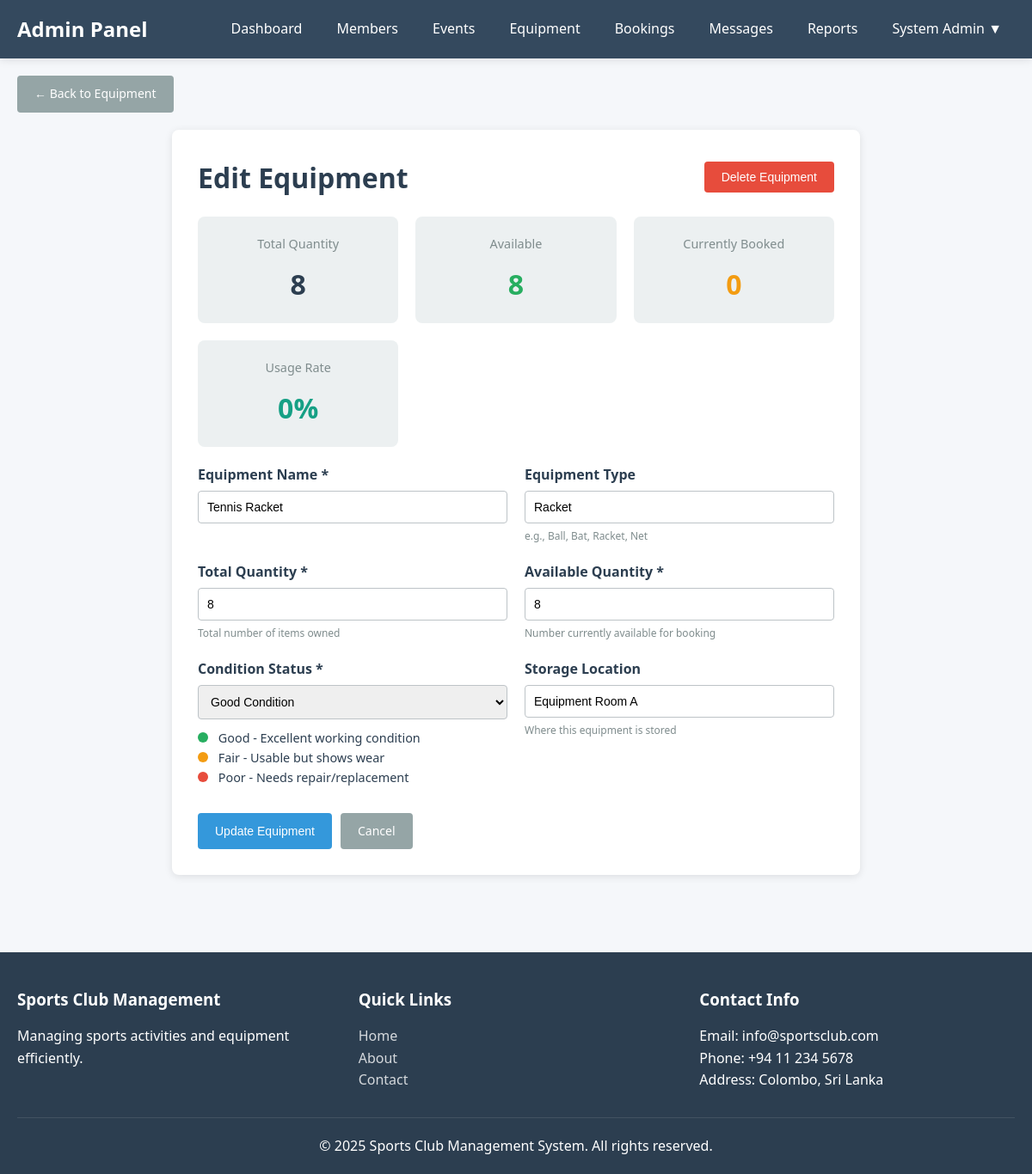
The page /admin/edit_equipment.php?id=3 (signed in) on the database its author committed.
### tables this page shows
CREATE TABLE equipment (
    equipment_id INT AUTO_INCREMENT PRIMARY KEY,
    equipment_name VARCHAR(100) NOT NULL,
    equipment_type VARCHAR(50),
    quantity_total INT NOT NULL,
    quantity_available INT NOT NULL,
    condition_status ENUM('good', 'fair', 'poor') DEFAULT 'good',
    location VARCHAR(100)
);

### admin/edit_equipment.php (the view, shortened to what this page needs)
<?php
require_once '../includes/config.php';
$equipment_id = isset($_GET['id']) ? (int)$_GET['id'] : 0;
$sql = "SELECT * FROM equipment WHERE equipment_id = ?";
$stmt = $conn->prepare($sql);
$stmt->bind_param("i", $equipment_id);
$stmt->execute();
$result = $stmt->get_result();
$equipment = $result->fetch_assoc();
$booked_qty = $equipment['quantity_total'] - $equipment['quantity_available'];
$usage_percent = $equipment['quantity_total'] > 0 ?
                 round(($booked_qty / $equipment['quantity_total']) * 100) : 0;
?>
<!DOCTYPE html>
<html lang="en">
<head>
    <link rel="stylesheet" href="../css/style.css">
</head>
<body>
    <?php include '../includes/nav_admin.php'; ?>
    <div class="admin-container">
        <a href="manage_equipment.php" class="btn btn-secondary">← Back to Equipment</a>
        <div class="form-container" style="margin-top: 20px;">
            <div style="display: flex; justify-content: space-between; align-items: center; margin-bottom: 20px;">
                <h1>Edit Equipment</h1>
                <button type="button" class="btn btn-danger"
                        onclick="if(confirm('Are you sure you want to delete this equipment? This action cannot be undone.')) {
                            window.location.href='manage_equipment.php?delete=<?php echo $equipment_id; ?>';
                        }">
                    Delete Equipment
                </button>
            </div>
            <div class="equipment-stats">
                <div class="stat-box">
                    <div class="label">Total Quantity</div>
                    <div class="value"><?php echo $equipment['quantity_total']; ?></div>
                </div>
                <div class="stat-box">
                    <div class="label">Available</div>
                    <div class="value" style="color: var(--success-color);">
                        <?php echo $equipment['quantity_available']; ?>
                    </div>
                </div>
                <div class="stat-box">
                    <div class="label">Currently Booked</div>
                    <div class="value" style="color: var(--warning-color);">
                        <?php echo $booked_qty; ?>
                    </div>
                </div>
                <div class="stat-box">
                    <div class="label">Usage Rate</div>
                    <div class="value" style="color: var(--info-color);">
                        <?php echo $usage_percent; ?>%
                    </div>
                </div>
            </div>
            <form method="POST" action="">
                <div class="form-row">
                    <div class="form-group">
                        <label for="equipment_name">Equipment Name *</label>
                        <input type="text" id="equipment_name" name="equipment_name"
                               value="<?php echo htmlspecialchars($equipment['equipment_name']); ?>" required>
                    </div>
                    <div class="form-group">
                        <label for="equipment_type">Equipment Type</label>
                        <input type="text" id="equipment_type" name="equipment_type"
                               value="<?php echo htmlspecialchars($equipment['equipment_type']); ?>">
                        <small>e.g., Ball, Bat, Racket, Net</small>
                    </div>
                </div>
                <div class="form-row">
                    <div class="form-group">
                        <label for="quantity_total">Total Quantity *</label>
                        <input type="number" id="quantity_total" name="quantity_total" min="0"
                               value="<?php echo $equipment['quantity_total']; ?>" required>
                        <small>Total number of items owned</small>
                    </div>
                    <div class="form-group">
                        <label for="quantity_available">Available Quantity *</label>
                        <input type="number" id="quantity_available" name="quantity_available" min="0"
                               value="<?php echo $equipment['quantity_available']; ?>" required>
                        <small>Number currently available for booking</small>
                    </div>
                </div>
                <div class="form-row">
                    <div class="form-group">
                        <label for="condition_status">Condition Status *</label>
                        <select id="condition_status" name="condition_status" required>
                            <option value="good" <?php echo $equipment['condition_status'] == 'good' ? 'selected' : ''; ?>>
                                Good Condition
                            </option>
                        </select>
                        <div style="margin-top: 10px; font-size: 0.9em;">
                            <span class="condition-indicator condition-good"></span> Good - Excellent working condition<br>
                            <span class="condition-indicator condition-fair"></span> Fair - Usable but shows wear<br>
                            <span class="condition-indicator condition-poor"></span> Poor - Needs repair/replacement
                        </div>
                    </div>
                    <div class="form-group">
                        <label for="location">Storage Location</label>
                        <input type="text" id="location" name="location"
                               value="<?php echo htmlspecialchars($equipment['location']); ?>">
                        <small>Where this equipment is stored</small>
                    </div>
                </div>
                <div class="form-actions">
                    <button type="submit" class="btn btn-primary">Update Equipment</button>
                    <a href="manage_equipment.php" class="btn btn-secondary">Cancel</a>
                </div>
            </form>
        </div>
    </div>
    <?php include '../includes/footer.php'; ?>
</body>
</html>

### css/style.css (style rules this page uses)
* { margin: 0; padding: 0; box-sizing: border-box; }
:root { --primary-color: #2c3e50; --secondary-color: #3498db; --success-color: #27ae60; --danger-color: #e74c3c; --warning-color: #f39c12; --info-color: #16a085; --light-bg: #ecf0f1; --dark-text: #2c3e50; --light-text: #7f8c8d; --border-color: #bdc3c7; --shadow: 0 2px 10px rgba(0,0,0,0.1); }
body { font-family: 'Segoe UI', Tahoma, Geneva, Verdana, sans-serif; line-height: 1.6; color: var(--dark-text); background: #f5f7fa; }
.btn { display: inline-block; padding: 10px 20px; border: none; border-radius: 4px; cursor: pointer; text-decoration: none; transition: all 0.3s; font-size: 14px; text-align: center; }
.btn-primary { background: var(--secondary-color); color: white; }
.btn-danger { background: var(--danger-color); color: white; }
.btn-secondary { background: #95a5a6; color: white; }
.form-container { max-width: 800px; margin: 20px auto; background: white; padding: 30px; border-radius: 8px; box-shadow: var(--shadow); }
.form-group { margin-bottom: 20px; }
.form-group label { display: block; margin-bottom: 5px; font-weight: 600; color: var(--dark-text); }
.form-group input, .form-group select, .form-group textarea { width: 100%; padding: 10px; border: 1px solid var(--border-color); border-radius: 4px; font-size: 14px; transition: border 0.3s; }
.form-group small { display: block; margin-top: 5px; color: var(--light-text); font-size: 12px; }
.form-row { display: flex; gap: 20px; margin-bottom: 20px; }
.form-row .form-group { flex: 1; margin-bottom: 0; }
.form-actions { display: flex; gap: 10px; margin-top: 30px; }
.condition-good { background: #d4edda; color: #155724; }
.condition-fair { background: #fff3cd; color: #856404; }
.condition-poor { background: #f8d7da; color: #721c24; }
.admin-container { max-width: 1400px; margin: 0 auto; padding: 20px; }

### admin/edit_equipment.php (style rules this page uses)
.equipment-stats { display: grid; grid-template-columns: repeat(auto-fit, minmax(200px, 1fr)); gap: 20px; margin: 20px 0; }
.stat-box { background: var(--light-bg); padding: 20px; border-radius: 8px; text-align: center; }
.stat-box .label { color: var(--light-text); font-size: 0.9em; margin-bottom: 10px; }
.stat-box .value { font-size: 2em; font-weight: bold; color: var(--dark-text); }
.condition-indicator { display: inline-block; width: 12px; height: 12px; border-radius: 50%; margin-right: 8px; }
.condition-good { background-color: #27ae60; }
.condition-fair { background-color: #f39c12; }
.condition-poor { background-color: #e74c3c; }

### rows shown on the page
equipment: quantity_total "8", quantity_available "8", booked_qty "0", usage_percent "0", equipment_name "Tennis Racket", equipment_type "Racket", condition_status "Good Condition", location "Equipment Room A"

### other values the page prints
$_SESSION['admin_name'] "System Admin"
